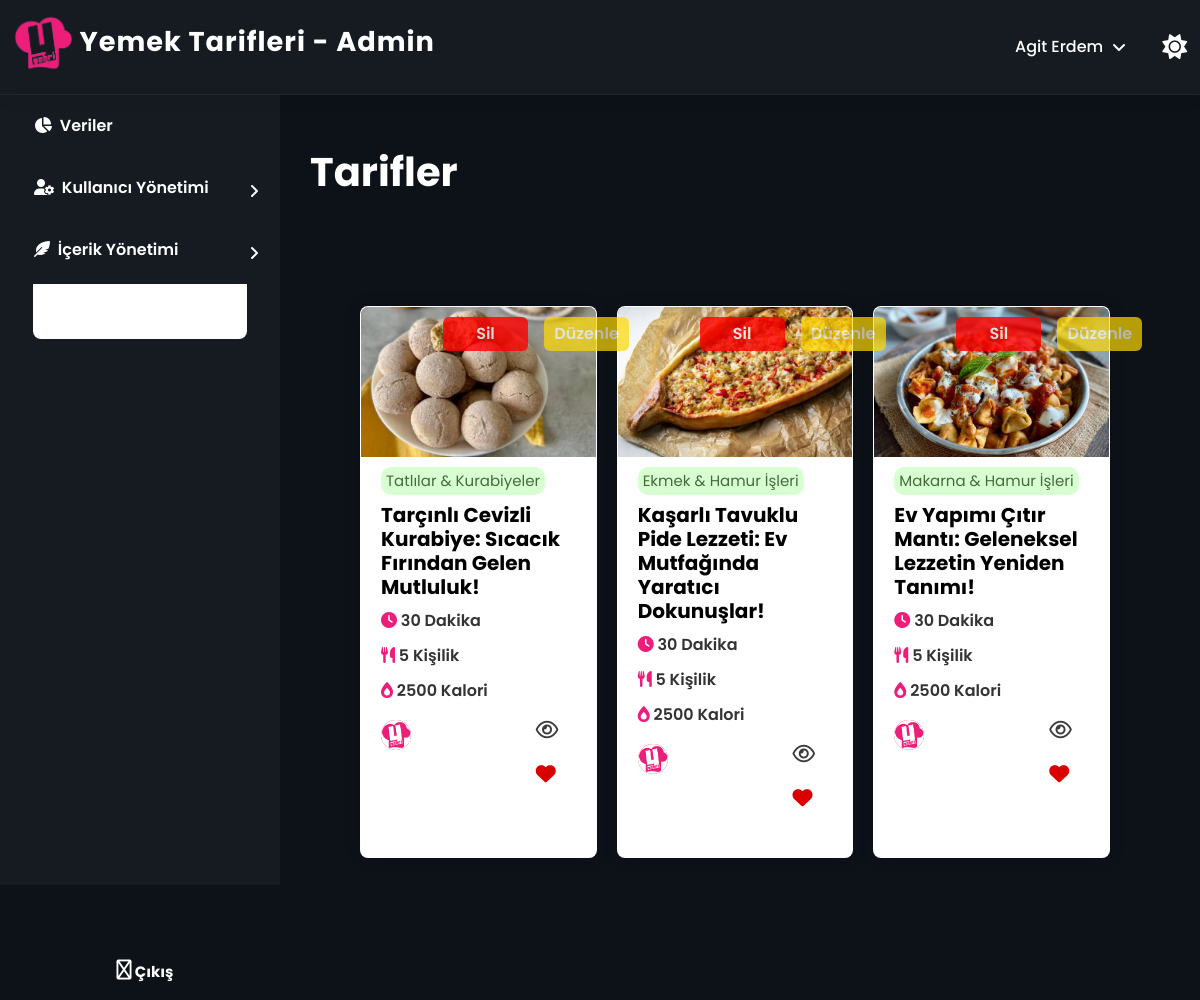
Screenshot of /admin/tarifler.php (signed in) with the database file from the repository.
### tables this page shows
CREATE TABLE `tarifler` (
  `tarif_id` int(11) NOT NULL,
  `kategori_ad` varchar(50) NOT NULL,
  `kategori_url` varchar(255) NOT NULL,
  `baslik` varchar(100) NOT NULL,
  `sure` varchar(255) DEFAULT NULL,
  `boyut` varchar(20) DEFAULT NULL,
  `kalori` varchar(255) DEFAULT NULL,
  `resim` varchar(255) DEFAULT NULL,
  `url` varchar(255) DEFAULT NULL,
  `icindekiler` text DEFAULT NULL,
  `hazirlanis` text DEFAULT NULL,
  `tarih` text NOT NULL,
  `goruntulenme` int(11) NOT NULL,
  `fav` int(11) NOT NULL
);

### admin/tarifler.php (the view, shortened to what this page needs)
<?php
include("../uye_baglantisi.php");
$uye_id = $_SESSION['uye_id'];
$sql = "SELECT admin_ad, admin_soyad, admin_kullanici_adi, uye_pp FROM admin WHERE uye_id='$uye_id'";
$result = mysqli_query($conn, $sql);
if(mysqli_num_rows($result) > 0){
    $row = mysqli_fetch_assoc($result);
    $admin_ad = $row['admin_ad'];
    $admin_soyad = $row['admin_soyad'];
}
?>
<head>
	<link rel="stylesheet" href="https://pro.fontawesome.com/releases/v6.0.0-beta1/css/all.css" />
	<link rel="stylesheet" href="assets/style.css">
	<link rel="stylesheet" href="media.css">
	<link rel="stylesheet" href="admin-style.css">
  <link rel="stylesheet" href="bloglar-style.css">
  <link rel="stylesheet" href="../style.css">
  <link rel="stylesheet" href="https://cdn.jsdelivr.net/npm/bootstrap@5.0.0/dist/css/bootstrap.min.css">
</head>
<?php require 'header.php'; ?>
<?php require 'sidebar-left.php'; ?>
<body>
  <div class="containerx">
  <div class="content">
            <br><br><h1><b>Tarifler</b></h1>
        <div class="blogdisdiv">
        <div class="tarifler">
    <ul class="card-containerx">
      <?php
      $query = "SELECT * FROM tarifler";
      $result = mysqli_query($conn, $query);
      if (mysqli_num_rows($result) > 0) {
          while ($row = mysqli_fetch_assoc($result)) {
              echo "<li class='tarif-card'>";
              echo '<div class="buttons_x">' . "\n";
              echo '  <div class="button_x sil_x">' . "\n";
              echo '<a href="tarif-sil.php?tarif_id=' . $row['tarif_id'] . '">Sil</a><br>';
              echo '  </div>' . "\n";
              echo '  <div class="button_x duzenle_x">' . "\n";
              echo '    <a href="tarif-duzenle.php?tarif_id=' . $row['tarif_id'] . '">Düzenle</a>' . "\n";
              echo '  </div>' . "\n";
              echo '</div>' . "\n";
              echo "<div class='img-div'>";
              echo "<img class='img-div' src='../" . $row["resim"] . "' alt=''>";
              echo "</div>";
              echo "<div class='tarif-content'>";
              echo "<h2 class='tarif-kategori'>" . $row["kategori_ad"] . "</h2>";
              echo "<h1 class='tarif-baslik'><a href='tarif.php?tarif_id=" . $row['tarif_id'] . "'>" . $row["baslik"] . "</a></h1>";
              echo "<h2 class='tarif-bilgi'><i class='fas fa-clock'></i> " . $row["sure"] . "</h2>";
              echo "<h2 class='tarif-bilgi'><i class='fas fa-utensils'></i> " . $row["boyut"] . "</h2>";
              echo "<h2 class='tarif-bilgi'><i class='fas fa-burn'></i> " . $row["kalori"] . "</h2>";
              echo "<div class='tarif-card_bottom'>";
              echo "<div class='yazar'>";
              echo "<img src='../yemeksehri.jpeg' alt=''>";
              echo "YemekTarifleri";
              echo "<div class='degerlendirme'>";
              echo "<div class='favgor'>
                            <i class='far fa-eye'></i> <span>" . $row["goruntulenme"] . "</span>
                            <i class='fas fa-heart'></i> <span>" . $row["fav"] . "</span>";
              echo "</div>";
              echo "</div>";
              echo "</div>";
              echo "</div>";
              echo "</div>";
              echo "</li>";
          }
      } else {
          echo "Henüz hiç tarif eklenmemiş.";
      }
      ?>
          </ul>
          </div>
        </div>
    </div>
    </div>
</body>

### admin/header.php (shortened to what this page needs)
<head>
<link rel="stylesheet" href="https://cdnjs.cloudflare.com/ajax/libs/font-awesome/4.7.0/css/font-awesome.min.css">
<link rel="stylesheet" href="https://pro.fontawesome.com/releases/v6.0.0-beta1/css/all.css" />
</head>
<header>
        <a href="dashboard"><h2 class="logo"><img class="logo__img" src="uploads/yemeksehri.png" alt=""> Yemek Tarifleri - Admin</h1></a>
    <div style="display:flex; gap: 2em;}">
          <nav>
          <span href="" class="menu-toggle">
              <div class="a-menu">
                <img id="previeww" onerror="this.src='uploads/bos.png';" class="pph" src="" alt="">
                <p style="display: grid; align-content: center;"><?php echo $admin_ad; ?> <?php echo $admin_soyad; ?></p>
                <i class="fa-solid fa-angle-up"></i>
              </div>
          </span>
        </nav>
          <button id="db-button" onclick="changeColor()">
    <i id="icon" class="fa fa-sun-o" aria-hidden="true"></i>
  </button>
    </div>
      </header>

### assets/style.css (style rules this page uses)
* { font-family: 'Poppins', sans-serif; box-sizing: border-box; margin: 0; padding: 0; }
::placeholder { font-size: 14px; color: #6b6b6b; }

### admin/admin-style.css (style rules this page uses)
* { font-family: 'Poppins', sans-serif; box-sizing: border-box; margin: 0; padding: 0; transition: background 200ms; }
::placeholder { font-size: 14px; color: #6b6b6b; }
.fa-solid { display: flex; align-items: center; }

### admin/bloglar-style.css (style rules this page uses)
body { word-wrap: break-word; padding: 0; margin: 0; font-family: 'Poppins', sans-serif; }
.blogdisdiv { display: grid; grid-template-columns: repeat(3,1fr); grid-column-gap: 20px; margin: 20px; }
.baslik, .yazar { margin-bottom: 15px; }
.buttons_x { display: flex; gap: 1em; justify-content: center; position: absolute; width: 350px; margin-top: 10px; }
.sil_x a { width: 85px; display: block; text-align: center; padding: 5px; color: #fff; background-color: #f00; border-radius: 6px; font-weight: 600; opacity: 0.8; }
.duzenle_x a { width: 85px; display: block; text-align: center; padding: 5px; border-radius: 6px; font-weight: 600; background-color: #ffda00; color: #fff; opacity: 0.7; }

### style.css (style rules this page uses)
body { font-family: 'Poppins', sans-serif; margin: 0; padding: 0; box-sizing: border-box; background-color: #ffffff; scroll-behavior: smooth; }
h1,h2,h3,h4,h5 { margin: 0; padding: 0; }
* { list-style-type: none; box-sizing: border-box; }
:root { --primary-color:#ed1e79; --detail-color: rgb(255, 87, 51); --gold-color: rgb(243, 156, 18); }
.containerx { margin: 0px 20px; }
.tarifler { padding-top: 80px; }
.card-containerx { display: grid; grid-template-columns: repeat(4, 1fr); padding: 0px 20px; }
.tarif-card { flex-direction: column; margin: 10px; border-radius: 8px; background-color: #ffffff; border: 1px solid #d5d5d500; box-shadow: 0px 0px 17px 0px rgba(0,0,0,0.1); transition: 300ms; }
.tarif-card h2 { color: #333; }
.tarif-content { padding: 10px 20px; }
.img-div { max-height: 100%; -o-object-fit: cover; object-fit: cover; width: 100%; border-radius: 8px 8px 0px 0px; background-image: url(karas.png); background-position: center; background-repeat: no-repeat; height: 150px; }
.tarif-baslik { font-size: 20px; font-weight: 700; padding: 0; color: black; transition: 300ms; }
.tarif-baslik a { color: black; text-decoration-line: none; }
.tarif-kategori { display: inline-block; padding: 5px; font-size: 15px; font-weight: 400; border-radius: 10px; top: 80px; background-color: #ceffc7cc; color: #466b39 !important; }
.tarif-bilgi { font-size: 16px; font-weight: 600; line-height: 1.7; }
h2 .fas { color: var(--primary-color); }
.tarif-card_bottom { margin: 15px 0px; }
.degerlendirme { display: inline-block; margin-left: auto; }
.yazar { display: flex; font-weight: 500; }
.yazar img { height: 30px; background-color: red; border-radius: 50%; margin-right: 10px; }
header { background-color: white; display: flex; position: fixed; width: 100%; z-index: 1000; padding: 15px 20px; box-shadow: 0px 0px 17px 0px rgba(0,0,0,0.1); }
.logo img { height: 60px; }
h2 i { color: var(--primary-color); font-weight: 700; }
.favgor { margin-left: auto; display: flex; align-content: center; flex-wrap: wrap; font-weight: 700; }
.favgor .fa-heart { color: rgb(217, 0, 0); display: grid; align-items: center; margin-right: 5px; font-size: 20px; }
.favgor .fa-eye { color: rgb(59, 59, 59); display: grid; align-items: center; margin-right: 5px; font-size: 20px; }
.favgor span { margin-right: 10px; }

### admin/sidebar-left-style.css (style rules this page uses)
* { list-style-type: none; }
ol, ul { padding-left: 0; }
a { text-decoration: none; }

### admin/tarifler.php (style rules this page uses)
.blogdisdiv { grid-template-columns: auto !important; }
.card-containerx { grid-template-columns: repeat(3, 1fr) !important; }

### rows the page displays
tarifler: resim (picture), kategori_ad "Tatlılar & Kurabiyeler", baslik "Tarçınlı Cevizli Kurabiye: Sıcacık Fırından Gelen Mutluluk!", sure "30 Dakika", boyut "5 Kişilik", kalori "2500 Kalori"
tarifler: resim (picture), kategori_ad "Ekmek & Hamur İşleri", baslik "Kaşarlı Tavuklu Pide Lezzeti: Ev Mutfağında Yaratıcı Dokunuşlar!", sure "30 Dakika", boyut "5 Kişilik", kalori "2500 Kalori"
tarifler: resim (picture), kategori_ad "Makarna & Hamur İşleri", baslik "Ev Yapımı Çıtır Mantı: Geleneksel Lezzetin Yeniden Tanımı!", sure "30 Dakika", boyut "5 Kişilik", kalori "2500 Kalori"

### other values shown
$admin_ad "Agit"
$admin_soyad "Erdem"
